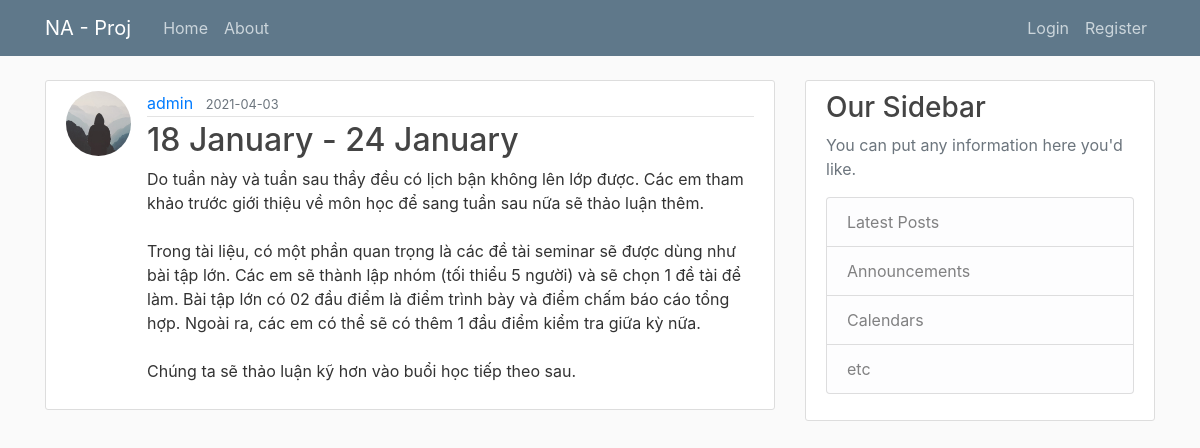
The page /post/5 on the database its author committed.
### na_service/models.py (models this page shows, shortened)
class User(db.Model, UserMixin):
    id = db.Column(db.Integer, primary_key=True)
    username = db.Column(db.String(20), unique=True, nullable=False)
    email = db.Column(db.String(120), unique=True, nullable=False)
    image_file = db.Column(db.String(20), nullable=False, default='default.jpg')
    password = db.Column(db.String(60), nullable=False)
    posts = db.relationship('Post', backref='author', lazy=True)

class Post(db.Model):
    id = db.Column(db.Integer, primary_key=True)
    title = db.Column(db.String(100), nullable=False)
    date_posted = db.Column(db.DateTime, nullable=False, default=datetime.utcnow())
    content = db.Column(db.Text, nullable=False)
    user_id = db.Column(db.Integer, db.ForeignKey('user.id'), nullable=False)

### na_service/posts/routes.py (the view)
@posts.route("/post/<int:post_id>")
def post(post_id):
    post = Post.query.get_or_404(post_id)
    return render_template('post.html', title=post.title, post=post)

### na_service/templates/post.html (shortened to what this page needs)
{% extends "layout.html" %}
{% block content %}
    <article class="media content-section">
        <img class="rounded-circle article-img" src="{{ url_for('static', filename='profile_pics/' + post.author.image_file) }}" alt="image of author">
        <div class="media-body">
            <div class="article-metadata">
                <a class="mr-2" href="{{ url_for('users.user_posts', username=post.author.username) }}">{{ post.author.username }}</a>
                <small class="text-muted">{{ post.date_posted.strftime('%Y-%m-%d') }}</small>
            </div>
            <h2 class="article-title">{{ post.title }}</a></h2>
            <p class="article-content">{{ post.content }}</p>
        </div>
    </article>
{% endblock content %}

### na_service/static/css/main.css (style rules this page uses)
body { background: #fafafa; color: #333333; margin-top: 5rem; }
h1, h2, h3, h4, h5, h6 { color: #444444; }
.content-section { background: #ffffff; padding: 10px 20px; border: 1px solid #dddddd; border-radius: 3px; margin-bottom: 20px; }
.article-title { color: #444444; }
.article-content { white-space: pre-line; }
.article-img { height: 65px; width: 65px; margin-right: 16px; }
.article-metadata { padding-bottom: 1px; margin-bottom: 4px; border-bottom: 1px solid #e3e3e3 }

### rows shown on the page
User: image_file (placeholder picture), author.username "admin"
Post: date_posted "2021-04-03", title "18 January - 24 January", content "Do tuần này và tuần sau thầy đều có lịch bận không lên lớp được. Các em tham khảo trước giới thiệu về môn học để sang tuần sau nữa sẽ thảo luận thêm. Trong tài liệu, có một phần quan trọng là các đề tài seminar sẽ được dùng như bài tập lớn. Các em sẽ thành lập nhóm (tối thiểu 5 người) và sẽ chọn 1 đề tài để làm. Bài tập lớn có 02 đầu điểm là điểm trình bày và điểm chấm báo cáo tổng hợp. Ngoài ra, các em có thể sẽ có thêm 1 đầu điểm kiểm tra giữa kỳ nữa. Chúng ta sẽ thảo luận kỹ hơn vào buổi học tiếp theo sau."
